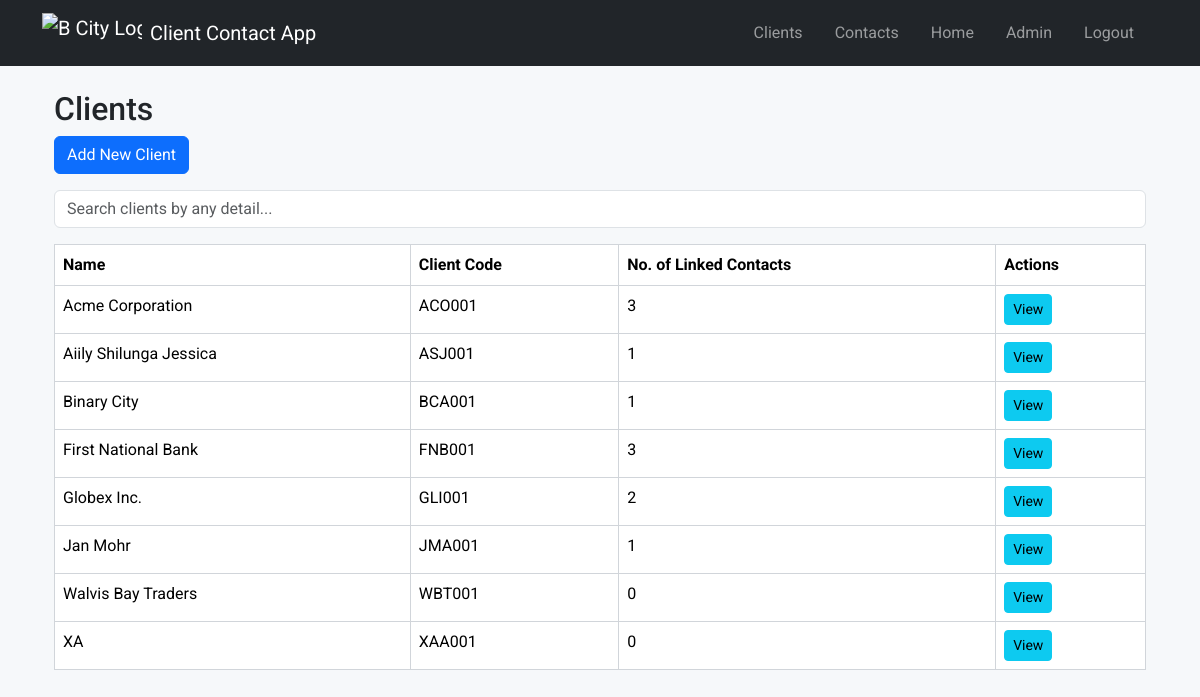
The app's page /clients/ (signed in) with its own data.
### models/client.py (models this page shows, shortened)
class Client(db.Model):
    __tablename__ = 'client'
    id = db.Column(db.Integer, primary_key=True)
    name = db.Column(db.String(100), nullable=False)
    client_code = db.Column(db.String(50), nullable=False, unique=True)
    contacts = db.relationship(
        'Contact',
        secondary='client_contact',
        back_populates='clients'
    )

### routes/client.py (the view)
@client_bp.route('/')
def list_clients():
    clients = Client.query.order_by(Client.name).all()
    return render_template('client_list.html', clients=clients)

### templates/client_list.html (shortened to what this page needs)
{% extends 'base.html' %}
{% block content %}
<div class="container">
    <h2>Clients</h2>
    <a href="{{ url_for('client.create_client') }}" class="btn btn-primary mb-3">Add New Client</a>
    <div class="mb-3">
        <input type="text" id="clientSearch" class="form-control" placeholder="Search clients by any detail...">
    </div>
    {% if clients and clients|length > 0 %}
    <table class="table custom-compact-table" id="clientsTable">
        <thead>
            <tr>
                <th>Name</th>
                <th>Client Code</th>
                <th>No. of Linked Contacts</th>
                <th>Actions</th>
            </tr>
        </thead>
        <tbody>
        {% for client in clients %}
            <tr>
                <td>{{ client.name }}</td>
                <td>{{ client.client_code }}</td>
                <td>{{ client.contacts|length }}</td>
                <td>
                    <a href="{{ url_for('client.view_client', client_id=client.id) }}" class="btn btn-sm btn-info">View</a>
                </td>
            </tr>
        {% endfor %}
        </tbody>
    </table>
    {% else %}
        <div class="alert alert-warning mt-4">No client(s) found</div>
    {% endif %}
</div>
{% endblock %}

### static/css/style.css (style rules this page uses)
body { font-family: Arial, sans-serif; background: #f6f8fa; margin: 0; padding: 0; }
table { border-collapse: collapse; width: 100%; margin-bottom: 2em; }
th, td { border: 1px solid #d1d5da; padding: 0.5em 1em; text-align: left; }
th { background: #f3f4f6; }

### records on screen
Client: name "Acme Corporation", client_code "ACO001", contacts|length "3"
Client: name "Aiily Shilunga Jessica", client_code "ASJ001", contacts|length "1"
Client: name "Binary City", client_code "BCA001", contacts|length "1"
Client: name "First National Bank", client_code "FNB001", contacts|length "3"
Client: name "Globex Inc.", client_code "GLI001", contacts|length "2"
Client: name "Jan Mohr", client_code "JMA001", contacts|length "1"
Client: name "Walvis Bay Traders", client_code "WBT001", contacts|length "0"
Client: name "XA", client_code "XAA001", contacts|length "0"
